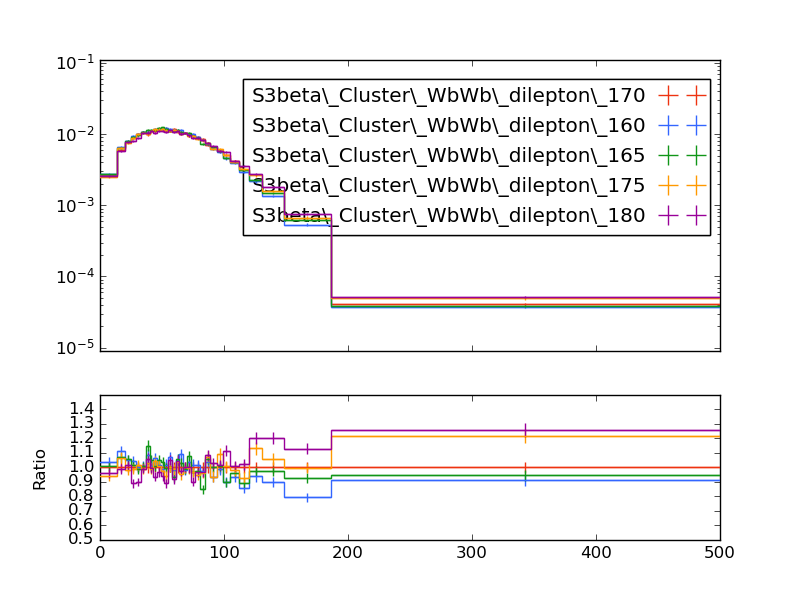

Generate this figure with Python:
#! /usr/bin/env python

# This Python script was auto-generated using YODA v2.0.1.
# Analysis object: /WbWb_dilepton/pT_met_untagged
# Timestamp: 27-02-2025 (11:02:17)

import matplotlib as mpl
import matplotlib.pyplot as plt
mpl.use('Agg') # comment out for interactive use
import os
import numpy as np

plotDir = os.path.split(os.path.realpath(__file__))[0]
if 'YODA_USER_PLOT_PATH' in globals():
    plot_outdir = globals()['YODA_USER_PLOT_PATH']
else:
    plot_outdir = plotDir

#plot style
plt.style.use(os.path.join(plotDir, '../default.mplstyle'))

plt.rcParams['text.usetex'] = False
plt.style.use(['classic'])
plt.rc('font', family='DejaVu Sans')
# plot metadata
figW, figH = plt.rcParams['figure.figsize']
ax_xLabel = r''
ax_yLabel = r''
ax_title  = r''
ax_xScale = 'linear'
ax_yScale = 'log'
xLims = (0.0, 500.0)
yLims = (9e-06, 0.11000000000000001)

# TeX-friendly labels for the legend
labels = {
    'legend' : ([ r"S3beta\_Cluster\_WbWb\_dilepton\_170", r"S3beta\_Cluster\_WbWb\_dilepton\_160", r"S3beta\_Cluster\_WbWb\_dilepton\_165", r"S3beta\_Cluster\_WbWb\_dilepton\_175", r"S3beta\_Cluster\_WbWb\_dilepton\_180" ], r""),
}

# Adjust canvas width and height
canvasW = 10.0
canvasH = 9.0
figW *= canvasW/10.
figH *= canvasH/9.

# Create figure and axis objects
fig, (ax, ratio0_ax) = plt.subplots(2, 1, sharex=True,
                  figsize=(figW,figH), gridspec_kw={'height_ratios': (6.0, 3.0)})

# Set figure margins
plt.subplots_adjust(
    left   = 1.0 * plt.rcParams['figure.subplot.left'],
    right  = 1.0 * plt.rcParams['figure.subplot.right'],
    top    = 1.0 * plt.rcParams['figure.subplot.top'],
    bottom = 1.0 * plt.rcParams['figure.subplot.bottom'])

ratio0_ax.yaxis.set_major_locator(mpl.ticker.MultipleLocator(0.1))
ratio0_ax.set_ylim(0.5, 1.4999)
ratio0_ax.set_ylabel('Ratio')

# the numerical data is stored in a separate file
dataf = dict()
prefix = os.path.split(__file__)[0]
if prefix:    prefix = prefix + '/'
exec(open(prefix+'pT_met_untagged__data.py').read(), dataf)


legend_handles = dict() # keep track of handles for the legend

# style options for curves
# starts at zorder>=5 to draw curve on top of legend
styles = {
  'S3beta_Cluster_WbWb_dilepton_170.yoda.gz': {
    'color' : '#EE3311',
    'linestyle' : '-',
    'linewidth' : 1,
    'marker' : 'none',
    'markersize' : 2,
    'capsize' : 0.0,
    'zorder' : 5,
    'histstyle' : 1,
    'drawstyle' : 'steps-pre',
    'xerrorbars' : 1,
    'yerrorbars' : 1,
    'fillcolor' : None,
    'fillopacity' : 1.0,
    'ratio0_linestyle' : '-',
    'ratio0_linewidth' : 1,
    'ratio0_marker' : 'none',
    'ratio0_markersize' : 2,
    'ratio0_capsize' : 0.0,
    'ratio0_zorder' : 5,
    'ratio0_histstyle' : 1,
    'ratio0_drawstyle' : 'steps-pre',
    'ratio0_xerrorbars' : 1,
    'ratio0_yerrorbars' : 1,
  },
  'S3beta_Cluster_WbWb_dilepton_160.yoda.gz': {
    'color' : '#3366FF',
    'linestyle' : '-',
    'linewidth' : 1,
    'marker' : 'none',
    'markersize' : 2,
    'capsize' : 0.0,
    'zorder' : 6,
    'histstyle' : 1,
    'drawstyle' : 'steps-pre',
    'xerrorbars' : 1,
    'yerrorbars' : 1,
    'fillcolor' : None,
    'fillopacity' : 1.0,
    'ratio0_linestyle' : '-',
    'ratio0_linewidth' : 1,
    'ratio0_marker' : 'none',
    'ratio0_markersize' : 2,
    'ratio0_capsize' : 0.0,
    'ratio0_zorder' : 6,
    'ratio0_histstyle' : 1,
    'ratio0_drawstyle' : 'steps-pre',
    'ratio0_xerrorbars' : 1,
    'ratio0_yerrorbars' : 1,
  },
  'S3beta_Cluster_WbWb_dilepton_165.yoda.gz': {
    'color' : '#109618',
    'linestyle' : '-',
    'linewidth' : 1,
    'marker' : 'none',
    'markersize' : 2,
    'capsize' : 0.0,
    'zorder' : 7,
    'histstyle' : 1,
    'drawstyle' : 'steps-pre',
    'xerrorbars' : 1,
    'yerrorbars' : 1,
    'fillcolor' : None,
    'fillopacity' : 1.0,
    'ratio0_linestyle' : '-',
    'ratio0_linewidth' : 1,
    'ratio0_marker' : 'none',
    'ratio0_markersize' : 2,
    'ratio0_capsize' : 0.0,
    'ratio0_zorder' : 7,
    'ratio0_histstyle' : 1,
    'ratio0_drawstyle' : 'steps-pre',
    'ratio0_xerrorbars' : 1,
    'ratio0_yerrorbars' : 1,
  },
  'S3beta_Cluster_WbWb_dilepton_175.yoda.gz': {
    'color' : '#FF9900',
    'linestyle' : '-',
    'linewidth' : 1,
    'marker' : 'none',
    'markersize' : 2,
    'capsize' : 0.0,
    'zorder' : 8,
    'histstyle' : 1,
    'drawstyle' : 'steps-pre',
    'xerrorbars' : 1,
    'yerrorbars' : 1,
    'fillcolor' : None,
    'fillopacity' : 1.0,
    'ratio0_linestyle' : '-',
    'ratio0_linewidth' : 1,
    'ratio0_marker' : 'none',
    'ratio0_markersize' : 2,
    'ratio0_capsize' : 0.0,
    'ratio0_zorder' : 8,
    'ratio0_histstyle' : 1,
    'ratio0_drawstyle' : 'steps-pre',
    'ratio0_xerrorbars' : 1,
    'ratio0_yerrorbars' : 1,
  },
  'S3beta_Cluster_WbWb_dilepton_180.yoda.gz': {
    'color' : '#990099',
    'linestyle' : '-',
    'linewidth' : 1,
    'marker' : 'none',
    'markersize' : 2,
    'capsize' : 0.0,
    'zorder' : 9,
    'histstyle' : 1,
    'drawstyle' : 'steps-pre',
    'xerrorbars' : 1,
    'yerrorbars' : 1,
    'fillcolor' : None,
    'fillopacity' : 1.0,
    'ratio0_linestyle' : '-',
    'ratio0_linewidth' : 1,
    'ratio0_marker' : 'none',
    'ratio0_markersize' : 2,
    'ratio0_capsize' : 0.0,
    'ratio0_zorder' : 9,
    'ratio0_histstyle' : 1,
    'ratio0_drawstyle' : 'steps-pre',
    'ratio0_xerrorbars' : 1,
    'ratio0_yerrorbars' : 1,
  },
}

# curve from input yoda files in main panel
for label, yvals in dataf['yvals'].items():
    if all(np.isnan(v) for v in dataf['yvals'][label]):
        continue
    tmp = None
    if styles[label]['histstyle']: # draw as histogram
        xpos = dataf['xedges'][label] if styles[label]['drawstyle'] else dataf['xpoints'][label]
        ypos = np.insert(yvals, 0, yvals[0]) if styles[label]['drawstyle'] else yvals
        if styles[label]['fillcolor']: # fill area below curve
            ax.fill_between(xpos, ypos, step='pre',
                            color=styles[label]['fillcolor'],
                            alpha=styles[label]['fillopacity'])
        tmp, = ax.plot(xpos, ypos,
                       color=styles[label]['color'],
                       linestyle=styles[label]['linestyle'],
                       linewidth=styles[label]['linewidth'],
                       drawstyle=styles[label]['drawstyle'], solid_joinstyle='miter',
                       zorder=styles[label]['zorder'], label=label)
    tmp = ax.errorbar(dataf['xpoints'][label], yvals,
                      xerr=np.array(dataf['xerrs'][label])*styles[label]['xerrorbars'],
                      yerr=np.array(dataf['yerrs'][label])*styles[label]['yerrorbars'],
                      fmt=styles[label]['marker'], capsize=styles[label]['capsize'],
                      markersize=styles[label]['markersize'],
                      ecolor=styles[label]['color'],
                      color=styles[label]['color'], zorder=styles[label]['zorder'])
    tmp[-1][0].set_linestyle(styles[label]['linestyle'])
    tmp[-1][0].set_linewidth(styles[label]['linewidth'])
    if label in dataf['add_legend_handle']:  legend_handles[label] = tmp
    for varLabel in dataf['variation_yvals'].keys():
        if varLabel.startswith(label):
            tmp, = ax.plot(dataf['xedges'][label], dataf['variation_yvals'][varLabel],
                           color=styles[label]['color'],
                           linestyle=styles[label]['linestyle'],
                           linewidth=styles[label]['linewidth'],
                           drawstyle='steps-pre', solid_joinstyle='miter',
                           zorder=styles[label]['zorder'], alpha=0.5)


# plots on ratio panel
# curve from input yoda files in ratio panel
for label, yvals in dataf['ratio0_yvals'].items():
    if all(np.isnan(v) for v in yvals):
        continue
    if styles[label]['ratio0_histstyle']: # plot as histogram
        xpos = dataf['xedges']['S3beta_Cluster_WbWb_dilepton_170.yoda.gz'] if styles[label]['ratio0_drawstyle'] else dataf['xpoints']['S3beta_Cluster_WbWb_dilepton_170.yoda.gz']
        ypos = np.insert(yvals, 0, yvals[0]) if styles[label]['ratio0_drawstyle'] else yvals
        ratio0_ax.plot(xpos, ypos,
                       color=styles[label]['color'],
                       linewidth=styles[label]['linewidth'],
                       linestyle=styles[label]['ratio0_linestyle'],
                       drawstyle=styles[label]['ratio0_drawstyle'], zorder=styles[label]['zorder'],
                       solid_joinstyle='miter')
    tmp = ratio0_ax.errorbar(dataf['xpoints']['S3beta_Cluster_WbWb_dilepton_170.yoda.gz'], yvals,
                             xerr=np.array(dataf['ref_xerrs'])*styles[label]['ratio0_xerrorbars'],
                             yerr=np.array(dataf['ratio0_yerrs'][label])*styles[label]['ratio0_yerrorbars'],
                             fmt=styles[label]['ratio0_marker'], capsize=styles[label]['ratio0_capsize'],
                             markersize=styles[label]['ratio0_markersize'],
                             ecolor=styles[label]['color'],
                             color=styles[label]['color'])
    tmp[-1][0].set_linestyle(styles[label]['ratio0_linestyle'])
    tmp[-1][0].set_linewidth(styles[label]['ratio0_linewidth'])

    for varlabel in dataf['ratio0_variation_vals'].keys():
        if varlabel.startswith(label):
            ratio0_ax.plot(dataf['xedges']['S3beta_Cluster_WbWb_dilepton_170.yoda.gz'],
                            dataf['ratio0_variation_vals'][varlabel],
                            color=styles[label]['color'],
                            linestyle=styles[label]['linestyle'],
                            linewidth=styles[label]['linewidth'],
                            drawstyle='steps-pre', solid_joinstyle='miter',
                            zorder=1, alpha=0.5)

legend_items = list(legend_handles.values())
ax.add_artist(ax.legend(legend_items,
                        labels['legend'][0],
                        title=labels['legend'][1],
                        alignment='right',
                        loc='upper right',
                        bbox_to_anchor=(1.0, 0.97),markerfirst=False))

# set plot metadata as defined above
ratio0_ax.set_xlabel(ax_xLabel)
ratio0_ax.xaxis.set_label_coords(1., -0.15)
ax.set_ylabel(ax_yLabel, ha='right', va='top')
ax.yaxis.set_label_coords(-0.11, 1.0)
ax.set_title(ax_title, loc='left')
ax.set_xscale(ax_xScale)
ax.set_yscale(ax_yScale)
ax.set_xlim(xLims)
ax.set_ylim(yLims)

# tick formatting
plt.rcParams['xtick.top'] = True
plt.rcParams['ytick.right'] = True
ax.yaxis.set_major_locator(mpl.ticker.LogLocator(base=10.0, numticks=np.inf))
ax.yaxis.set_minor_locator(mpl.ticker.LogLocator(
                           base=10.0, subs=np.arange(0.1, 1, 0.1), numticks=np.inf))
fig.align_ylabels((ax, ratio0_ax))
plt.savefig(os.path.join(plot_outdir, 'pT_met_untagged.pdf'), format='PDF')
plt.savefig(os.path.join(plot_outdir, 'pT_met_untagged.png'), format='PNG')

plt.close(fig)
